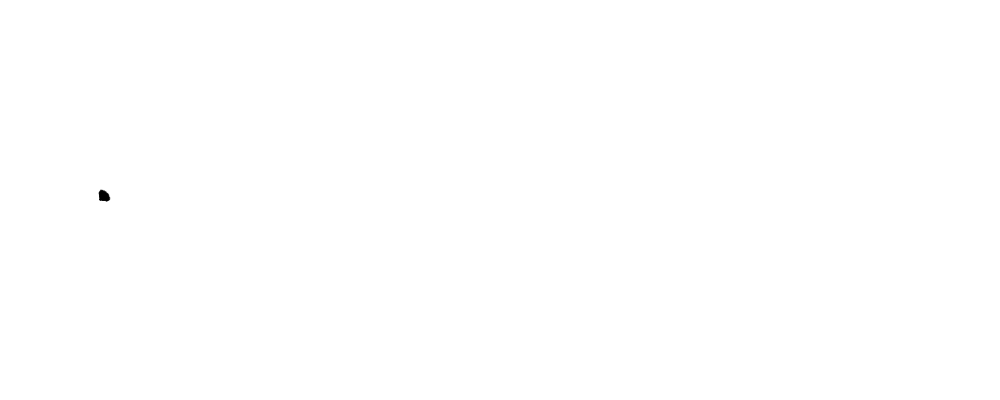
Frame 1 (no input)
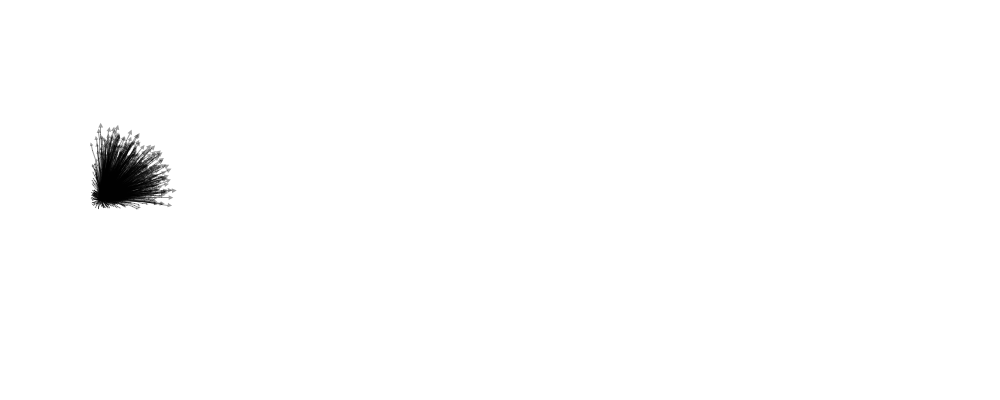
Frame 60 (the mouse pressed at the canvas centre just before this capture)
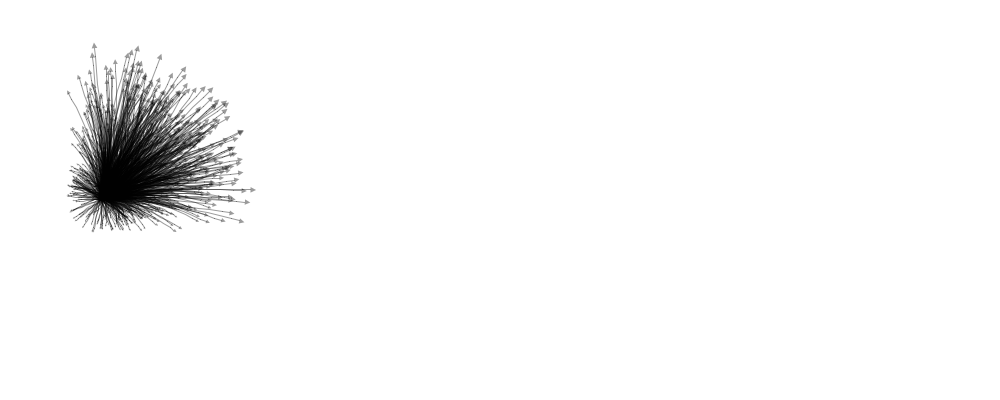
Frame 120 (the mouse held since frame 60 and released just before this capture)

The Processing sketch that drew these frames (run headless with seeded random() and noise(); from frame 60 on, the mouse is pressed at the canvas centre):

// Processing sketch: processing_21730
// ── processing_21730.pde

Particle[] particles = new Particle[1000];
boolean saving = false;

void setup() {
  size(1000, 400);
  smooth();
  
  // create particles
  for (int i = 0; i < particles.length; i++) {
    particles[i] = new Particle(new PVector(100, height/2));
  }
}

void draw() {
  background(255);
  // draw the particles
  for (int i = 0; i < particles.length; i++) {
    particles[i].update();
    particles[i].draw();
  }
}

class Particle {
  PVector loc;
  PVector vel;
  PVector acc;

  PVector[] hist;
  int counter = 0;
  
  // create the particle
  Particle(PVector l) {
    float randmin = -HALF_PI;
    float randmax = 0;
    
    float r = random(0, TWO_PI);
    float x = cos(r);
    float y = sin(r);
    acc = new PVector(x / 250, y / 250);

    float q = random(0, 1);
    r = random(randmin, randmax);
    x = cos(r) * q;
    y = sin(r) * q;
    vel = new PVector(x, y);
    loc = l.get();    
    hist = new PVector[1000];
  }

  // update location
  void update() {
    vel.add(acc);
    loc.add(vel);
    // save location every 10 frames
    if (frameCount % 10 == 0 && counter < hist.length) {
      hist[counter] = loc.get();
      counter++;
    }
  }

  // draw particle
  void draw() {
    fill(100,50);
    drawArrowHead(vel,loc,10);
    noFill();
    // draw history path
    stroke(0, 100);
    beginShape();
    for (int i=0; i < counter; i++) {
      vertex(hist[i].x,hist[i].y);
    }
    if (counter > 0) vertex(loc.x, loc.y);
    endShape();
  }
  
  
   void drawArrowHead(PVector v, PVector loc, float scale) {
    pushMatrix();
    float arrowsize = 4;
    // Translate to location to render vector
    translate(loc.x, loc.y);
    
    // rotate to heading
    rotate(v.heading2D());

    // Calculate length of vector & scale it to be bigger or smaller if necessary
    float len = v.mag()*scale;
    arrowsize = map(len, 0, 10, 0, 1) * arrowsize;

    // Draw point
    stroke(0, 100);
    fill(0, 100);
    line(0,0,len-arrowsize,0);
    noStroke();
    beginShape();
    vertex(len,0);
    vertex(len-arrowsize,+arrowsize/2);
    vertex(len-arrowsize,-arrowsize/2);
    endShape(CLOSE);
    popMatrix();
  }
}
